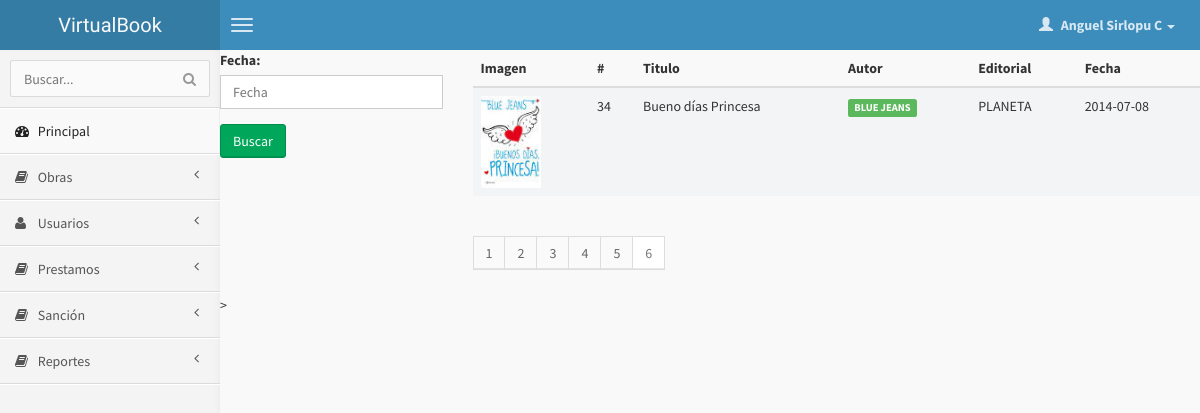
The page /index.php?menu=reporte_prestamo_por_dia&pagina=6 (signed in) on the database its author committed.
### tables this page shows
CREATE TABLE IF NOT EXISTS `usuario` (
  `CodUsuario` int(11) NOT NULL AUTO_INCREMENT,
  `DNI` varchar(9) NOT NULL,
  `Nombres` varchar(50) NOT NULL,
  `Apellido` varchar(30) NOT NULL,
  `Estado` tinyint(1) NOT NULL,
  `Clave` varchar(100) NOT NULL,
  `Tipo` int(11) NOT NULL,
  PRIMARY KEY (`CodUsuario`)
);

CREATE TABLE IF NOT EXISTS `libro` (
  `CodLibro` int(11) NOT NULL AUTO_INCREMENT,
  `Titulo` varchar(50) NOT NULL,
  `CodEditorial` int(11) NOT NULL,
  `Estado` tinyint(1) NOT NULL,
  `fecha_registro` date NOT NULL,
  `imagen` varchar(150) NOT NULL DEFAULT 'blanco.jpg',
  PRIMARY KEY (`CodLibro`)
);

CREATE TABLE IF NOT EXISTS `autor_libro` (
  `id` int(11) NOT NULL AUTO_INCREMENT,
  `CodAutor` int(11) NOT NULL,
  `CodLibro` int(11) NOT NULL,
  PRIMARY KEY (`id`)
);

CREATE TABLE IF NOT EXISTS `autor` (
  `CodAutor` int(11) NOT NULL AUTO_INCREMENT,
  `Nombre` varchar(50) NOT NULL,
  PRIMARY KEY (`CodAutor`)
);

CREATE TABLE IF NOT EXISTS `editorial` (
  `CodEditorial` int(11) NOT NULL AUTO_INCREMENT,
  `Nombre` varchar(30) NOT NULL,
  PRIMARY KEY (`CodEditorial`)
);

### clases/Usuario.php (called while the page is built, shortened)
<?php
    class Usuario
    {
    	private $nombre;
    	private $apellido;
        function __construct($id){
            $consulta = mysql_query("SELECT * FROM usuario WHERE CodUsuario=$id");
            $query = mysql_fetch_row($consulta);
            $this->nombre = $query[2];
            $this->apellido = $query[3];
        }
        public function getNombre(){return $this->nombre;}
        public function getApellido(){return $this->apellido;}
    }
?>

### clases/Paginacion.php (called while the page is built, shortened)
<?php
class Paginacion{
	private $table;
	private $RecordPages;
	private $Pages = 1;
	private $CurrentPage = 1;
	private $orderby = null;
	private $total;
	function __construct($table,$count){
		$this->table = $table;
		$this->RecordPages = $count;
	}
	private function reloadPages(){
		$query = mysql_query($this->setQuery());
		$this->total = mysql_num_rows($query);
		if($this->total>$this->RecordPages){
			$t =$this->total/$this->RecordPages;
			$pages = intval(round($t,PHP_ROUND_HALF_EVEN));
			$final = $pages*$this->RecordPages;
			if($final < $this->total)
				$this->Pages = $pages+1;
			else
				$this->Pages = $pages;
		}else{
			$this->Pages = 1;
		}
	}
	public function getCurrentPage(){return $this->CurrentPage;}
	public function getPages(){return $this->Pages;}
	public function getTotal(){return $this->total;}
	public function setOrderBy($orderby){$this->orderby = $orderby;}
	public function setQuery(){
		$sql ="SELECT * FROM ".$this->table;
		if($this->orderby != null){
			$sql = $sql." ORDER BY ".$this->orderby[0]." ".$this->orderby[1];
		}
		return $sql;
	}
	public function getRecords($page){
		$this->reloadPages();
		if($page<=$this->Pages){
			$this->CurrentPage = $page;
			$records = ($page-1) * $this->RecordPages;
			$sql = $this->setQuery();
			$sql = $sql." LIMIT ".$records.",".$this->RecordPages." ";
			$query = mysql_query($sql);
			return $query;
		}
		return false;
	}
}
?>

### clases/Autor.php (called while the page is built, shortened)
<?php
	class Autor
	{
		private $Nombre;
		function __construct()
        {
            $a = func_get_args();
            $i = func_num_args();
            if (method_exists($this,$f='__construct'.$i)) {
                call_user_func_array(array($this,$f),$a);
            }
        }
		function __construct1($id){
            $consulta = mysql_query("SELECT * FROM autor WHERE CodAutor=$id");
            $query = mysql_fetch_row($consulta);
            $this->Nombre = $query[1];
        }
		public function getNombre(){return $this->Nombre;}
	}
	class Autores
	{
		public static function where($CodLibro){
			return mysql_query("SELECT * FROM autor_libro WHERE CodLibro ='$CodLibro'");
		}
	}
?>

### clases/Editorial.php (called while the page is built, shortened)
<?php
	class Editorial
	{
		private $Nombre;
		function __construct()
        {
            $a = func_get_args();
            $i = func_num_args();
            if (method_exists($this,$f='__construct'.$i)) {
                call_user_func_array(array($this,$f),$a);
            }
        }
		function __construct1($id){
            $consulta = mysql_query("SELECT * FROM editorial WHERE CodEditorial=$id");
            $query = mysql_fetch_row($consulta);
            $this->Nombre = $query[1];
        }
		public function getNombre(){return $this->Nombre;}
	}
?>

### index.php (the view, shortened to what this page needs)
<?php
require_once ('clases/Usuario.php');
$usuario = new Usuario($_SESSION['usuario']['CodUsuario']);
?>
<!DOCTYPE html>
<html>
    <head>
        <link href="css/bootstrap.min.css" rel="stylesheet" type="text/css" />
        <link href="css/font-awesome.min.css" rel="stylesheet" type="text/css" />
        <link rel="stylesheet" type="text/css" href="css/datepicker/datepicker3.css">
        <link href="css/chosen.css" rel="stylesheet">
        <link href="css/ionicons.min.css" rel="stylesheet" type="text/css" />
        <link href="css/AdminLTE.css" rel="stylesheet" type="text/css" />
        <link href="css/morris/morris.css" rel="stylesheet" type="text/css" />
    </head>
    <body class="skin-blue">
        <header class="header">
            <a href="index.php" class="logo">
                VirtualBook
            </a>
            <nav class="navbar navbar-static-top" role="navigation">
                <a href="#" class="navbar-btn sidebar-toggle" data-toggle="offcanvas" role="button">
                    <span class="icon-bar"></span>
                    <span class="icon-bar"></span>
                    <span class="icon-bar"></span>
                </a>
                <div class="navbar-right">
                    <ul class="nav navbar-nav">
                        <li class="dropdown user user-menu">
                            <a href="#" class="dropdown-toggle" data-toggle="dropdown">
                                <i class="glyphicon glyphicon-user"></i>
                                <span><?=$usuario->getNombre()?> <?=$usuario->getApellido()?> <i class="caret"></i></span>
                            </a>
                        </li>
                    </ul>
                </div>
            </nav>
        </header>
        <div class="wrapper row-offcanvas row-offcanvas-left">
            <aside class="left-side sidebar-offcanvas">
                <section class="sidebar">
                    <?php
                        if($_SESSION['usuario']['tipo'] == 1 || $_SESSION['usuario']['tipo'] == 2)
                        {?>
                    <form action="index.php?menu=usuario_buscar" method="post" class="sidebar-form">
                        <div class="input-group">
                            <input type="text" name="dni" class="form-control" placeholder="Buscar..."/>
                            <span class="input-group-btn">
                                <button type='submit' id='search-btn' class="btn btn-flat"><i class="fa fa-search"></i></button>
                            </span>
                        </div>
                    </form>
                    <?php
                            include_once('includes/menu_admin.php');
                        }elseif ($_SESSION['usuario']['tipo'] == 3) {
                            include_once('includes/menu_cliente.php');
                        }
                    ?>
                </section>
            </aside>
            <aside class="right-side">
                <?php
                    if (!isset($_GET['menu'])) {
                        if(!($_SESSION['usuario']['tipo'] == 1 || $_SESSION['usuario']['tipo'] == 2))
                        {
                            include("paginas/index_cliente.php");
                        }else{
                            include("paginas/index.php");
                        }
                    } else {
                        include("paginas/".$_GET['menu'].".php");
                    }
                ?>
            </aside>
        </div>
    </body>
</html>

### paginas/reporte_prestamo_por_dia.php (shortened to what this page needs)
<?php
require_once("clases/Libro.php");
require_once("clases/Autor.php");
require_once("clases/Editorial.php");
require_once("clases/Paginacion.php");
$paginacion = new Paginacion('libro', 3);
$paginacion->setOrderBy(array('CodLibro','desc'));
$urlfecha="";
if (isset($_GET['pagina'])) {
    $pagina = $_GET['pagina'];
    $query = $paginacion->getRecords($pagina);
  }else{
    $query = $paginacion->getRecords(1);
  }
?>
<div class="row">
  <div class="col-sm-3">
    <form method="post" action="index.php?menu=reporte_prestamo_por_dia">
      <div class="form-group">
            <label for="fecha">Fecha:</label>
            <input type="text" class="form-control" id="fecha" name="fecha" data-date-format="DD/MM/YYYY" placeholder="Fecha">
        </div>
        <button class="btn btn-success">Buscar</button>
    </form>
  </div>
  <div class="col-sm-9">
    <table class="table table-striped table-hover ">
      <thead>
        <tr>
          <th>Imagen</th>
          <th>#</th>
          <th>Titulo</th>
          <th>Autor</th>
          <th>Editorial</th>
          <th>Fecha</th>
        </tr>
      </thead>
      <tbody>
      <?php
  if (isset($query)) {
    if($paginacion->getTotal()>0){
    while ($fila = mysql_fetch_array($query)) {
     ?>
     <tr>
        <td><img src="imagenes/<?=$fila['imagen']?>" width="60px"></td>
        <td><?=$fila['CodLibro']?></td>
        <td><?=$fila['Titulo']?></td>
        <td>
        <?php
          $autores = Autores::where($fila['CodLibro']);
          while ($autor = mysql_fetch_array($autores)) {
            $a = new Autor($autor['CodAutor']);
            echo '<span class="label label-success">'.$a->getNombre().'</span> ';
          }
        ?>
        </td>
        <td>
        <?php
          $editorial = new Editorial($fila['CodEditorial']);
          echo $editorial->getNombre();
        ?>
        </td>
        <td><?=$fila['fecha_registro']?></td>
      </tr>
  <?php
      }
    }else{
      echo '<td colspan="6">No hay resultados con esos datos</td>';
    }
  }
  ?>
      </tbody>
    </table>
    <ul class="pagination">
    <?php
      for ($i=1; $i <= $paginacion->getPages(); $i++) {
        $active = ($paginacion->getCurrentPage()==$i) ? 'class="active disabled"':'';
        echo '<li '.$active.'><a href="index.php?menu=reporte_prestamo_por_dia'.$urlfecha.'&pagina='.$i.'" >'.$i.'</a></li>';
      }
    ?>
    </ul>
  </div>
</div>>

### rows shown on the page
usuario: Nombres "Anguel", Apellido "Sirlopu C"
libro: imagen (picture), CodLibro "34", Titulo "Bueno días Princesa", editorial.Nombre "PLANETA", fecha_registro "2014-07-08"
autor_libro: autor.Nombre "BLUE JEANS"
